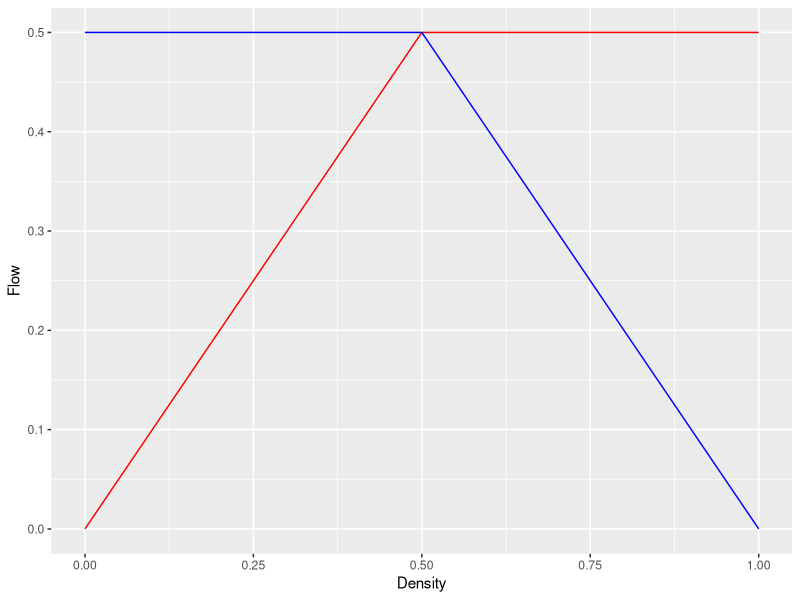

The R source for this figure: (Note: this script raises an error after producing the figure.)
## ---- chunk 1
library(ggplot2)
N <- 0.1 # sampling 
x <- seq(from = 0,  to = 1,  by = N)

y1 <- pmin(x, 0.5)
y2 <- pmin(0.5, -x+1)
Demand <- data.frame(c(list(x),list(y1)))
Supply <- data.frame(c(list(x),list(y2)))
names(Demand) <- c("Density", "Flow")
names(Supply) <- c("Density", "Flow")
ggplot(data=Demand,aes(x=Density,y=Flow))+geom_line(color='red', show.legend = TRUE)+ 
  geom_line(data = Supply, color='blue',show.legend = TRUE) 
## ---- chunk 2
knitr::include_graphics("images/p1-01-network.png")
